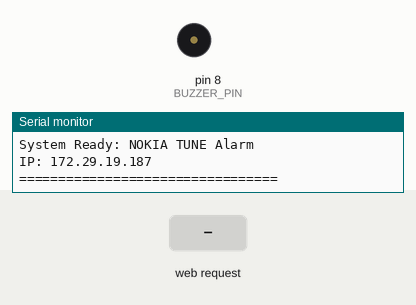
Recording of a sketch running on a simulated Arduino Uno, built with avr-gcc and run on an emulated ATmega328P. Shown: buzzer (waves = sounding), the last lines printed to the serial monitor. The test bench sets the inputs (shaded band). WiFi joins after 1.5 s; servers stay silent unless stated.

Above: at 1.2 s.
1.3 s: HTTP request GET /ALARM_ON received
At 1.9 s:
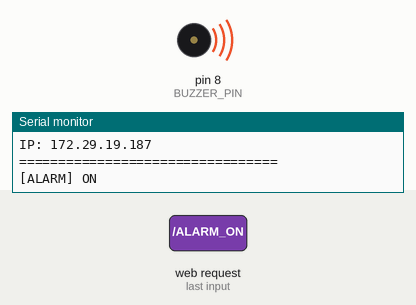
2.8 s: HTTP request GET /ALARM_OFF received
At 5.6 s:
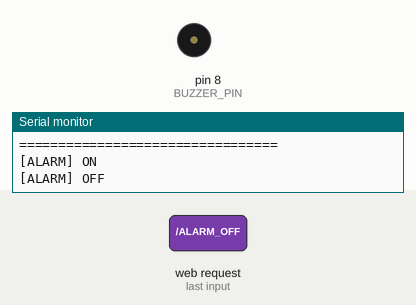
Timing chart, 0 to 7.1 s (numbered marks = the images above; inputs shaded):
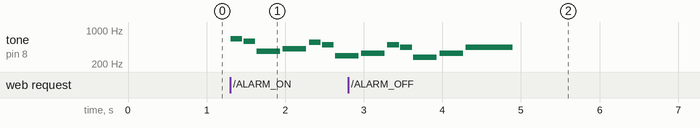

Measured:
- after the input at 1.3 s, tone on pin 8 (BUZZER_PIN): plays 659 Hz for 0.15 s, 587 Hz for 0.15 s, 370 Hz for 0.30 s, 415 Hz for 0.30 s, 554 Hz for 0.15 s, 494 Hz for 0.15 s … (7 notes in this stretch), starting at once
- after the input at 2.8 s, tone on pin 8 (BUZZER_PIN): goes on until 4.9 s, then stays silent

The sketch:

alarme.ino
```cpp
#include <SPI.h>
#include <Ethernet.h>
//ALARM_OFF $0D$0A
// ============= NOTES DE MUSIQUE (LISTE COMPLÈTE) =============
#define NOTE_B0  31
#define NOTE_C1  33
#define NOTE_CS1 35
#define NOTE_D1  37
#define NOTE_DS1 39
#define NOTE_E1  41
#define NOTE_F1  44
#define NOTE_FS1 46
#define NOTE_G1  49
#define NOTE_GS1 52
#define NOTE_A1  55
#define NOTE_AS1 58
#define NOTE_B1  62
#define NOTE_C2  65
#define NOTE_CS2 69
#define NOTE_D2  73
#define NOTE_DS2 78
#define NOTE_E2  82
#define NOTE_F2  87
#define NOTE_FS2 93
#define NOTE_G2  98
#define NOTE_GS2 104
#define NOTE_A2  110
#define NOTE_AS2 117
#define NOTE_B2  123
#define NOTE_C3  131
#define NOTE_CS3 139
#define NOTE_D3  147
#define NOTE_DS3 156
#define NOTE_E3  165
#define NOTE_F3  175
#define NOTE_FS3 185
#define NOTE_G3  196
#define NOTE_GS3 208
#define NOTE_A3  220
#define NOTE_AS3 233
#define NOTE_B3  247
#define NOTE_C4  262
#define NOTE_CS4 277
#define NOTE_D4  294
#define NOTE_DS4 311
#define NOTE_E4  330
#define NOTE_F4  349
#define NOTE_FS4 370
#define NOTE_G4  392
#define NOTE_GS4 415
#define NOTE_A4  440
#define NOTE_AS4 466
#define NOTE_B4  494
#define NOTE_C5  523
#define NOTE_CS5 554
#define NOTE_D5  587
#define NOTE_DS5 622
#define NOTE_E5  659
#define NOTE_F5  698
#define NOTE_FS5 740
#define NOTE_G5  784
#define NOTE_GS5 831
#define NOTE_A5  880
#define NOTE_AS5 932
#define NOTE_B5  988
#define NOTE_C6  1047
#define NOTE_CS6 1109
#define NOTE_D6  1175
#define NOTE_DS6 1245
#define NOTE_E6  1319
#define NOTE_F6  1397
#define NOTE_FS6 1480
#define NOTE_G6  1568
#define NOTE_GS6 1661
#define NOTE_A6  1760
#define NOTE_AS6 1865
#define NOTE_B6  1976
#define NOTE_C7  2093
#define NOTE_CS7 2217
#define NOTE_D7  2349
#define NOTE_DS7 2489
#define NOTE_E7  2637
#define NOTE_F7  2794
#define NOTE_FS7 2960
#define NOTE_G7  3136
#define NOTE_GS7 3322
#define NOTE_A7  3520
#define NOTE_AS7 3729
#define NOTE_B7  3951
#define NOTE_C8  4186
#define NOTE_CS8 4435
#define NOTE_D8  4699
#define NOTE_DS8 4978
#define REST     0

// ============= CONFIGURATION ARDUINO =============

byte mac[] = { 0xDE, 0xAD, 0xBE, 0xEF, 0xFE, 0xED };
IPAddress ip(172, 29, 19, 187);
const int serverPort = 8888;
const int BUZZER_PIN = 8; // On reste sur le pin 8

EthernetServer server(serverPort);
EthernetClient client;

bool alarmActive = false;
String inputBuffer = "";

// ============= CONFIGURATION MUSIQUE (NOKIA) =============

int tempo = 180;
int melody[] = {
  NOTE_E5, 8, NOTE_D5, 8, NOTE_FS4, 4, NOTE_GS4, 4,
  NOTE_CS5, 8, NOTE_B4, 8, NOTE_D4, 4, NOTE_E4, 4,
  NOTE_B4, 8, NOTE_A4, 8, NOTE_CS4, 4, NOTE_E4, 4,
  NOTE_A4, 2,
};
int notesCount = sizeof(melody) / sizeof(melody[0]) / 2;
int wholenote = (60000 * 4) / tempo;

// ============= SETUP =============

void setup() {
  Serial.begin(9600);
  pinMode(BUZZER_PIN, OUTPUT);

  Ethernet.begin(mac, ip);
  server.begin();

  Serial.println("=================================");
  Serial.println("System Ready: NOKIA TUNE Alarm");
  Serial.print("IP: "); Serial.println(Ethernet.localIP());
  Serial.println("=================================");
}

// ============= LOOP =============

void loop() {
  EthernetClient newClient = server.available();
  if (newClient) {
    if (!client || !client.connected()) {
      client = newClient;
      client.println("WELCOME Arduino Nokia System");
      sendStatus();
    }
  }

  if (client && client.connected()) {
    while (client.available()) {
      char c = client.read();
      if (c == '\n' || c == '\r') {
        if (inputBuffer.length() > 0) {
          processCommand(inputBuffer);
          inputBuffer = "";
        }
      } else {
        inputBuffer += c;
      }
    }
  }

  if (alarmActive) {
    playNokiaTune();
  }
}

// ============= FONCTION MUSIQUE =============

void playNokiaTune() {
  for (int thisNote = 0; thisNote < notesCount * 2; thisNote = thisNote + 2) {

    // Vérifier si une commande d'arrêt est arrivée pendant la musique
    checkEthernetDuringMusic();
    if (!alarmActive) {
      noTone(BUZZER_PIN);
      return;
    }

    int divider = melody[thisNote + 1];
    int noteDuration = 0;

    if (divider > 0) {
      noteDuration = (wholenote) / divider;
    } else if (divider < 0) {
      noteDuration = (wholenote) / abs(divider);
      noteDuration *= 1.5;
    }

    tone(BUZZER_PIN, melody[thisNote], noteDuration * 0.9);

    // On remplace le delay() classique par une boucle pour rester réactif
    long startTime = millis();
    while (millis() - startTime < noteDuration) {
        checkEthernetDuringMusic();
        if (!alarmActive) {
          noTone(BUZZER_PIN);
          return;
        }
    }
    noTone(BUZZER_PIN);
  }
}

// Permet de lire le réseau même pendant qu'une note joue
void checkEthernetDuringMusic() {
  if (client && client.available()) {
    String quickCmd = "";
    while(client.available()){
      char c = client.read();
      if (c == '\n' || c == '\r') break;
      quickCmd += c;
    }
    if (quickCmd.length() > 0) processCommand(quickCmd);
  }
}

// ============= COMMANDES =============

void processCommand(String cmd) {
  cmd.trim();
  cmd.toUpperCase();

  if (cmd.indexOf("ALARM_ON") >= 0) {
    alarmActive = true;
    Serial.println("[ALARM] ON");
    if (client && client.connected()) client.println("OK ALARM_ON");
  }
  else if (cmd.indexOf("ALARM_OFF") >= 0) {
    alarmActive = false;
    noTone(BUZZER_PIN);
    Serial.println("[ALARM] OFF");
    if (client && client.connected()) client.println("OK ALARM_OFF");
  }
  else if (cmd.indexOf("STATUS") >= 0) {
    sendStatus();
  }
}

void sendStatus() {
  String status = alarmActive ? "ON" : "OFF";
  if (client && client.connected()) {
    client.println("STATUS:" + status);
  }
}
```
